Frame 1 (no input): blank canvas, image omitted
Frame 60 (the mouse pressed at the canvas centre just before this capture): blank canvas, image omitted
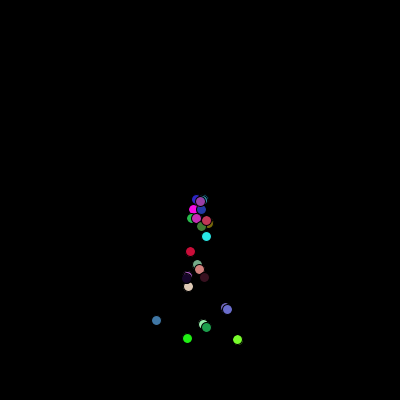
Frame 120 (the mouse held since frame 60 and released just before this capture)

The Processing sketch whose frames 1 and 60 were blank and that drew this single picture after the mouse press (run headless with seeded random() and noise(); from frame 60 on, the mouse is pressed at the canvas centre):

// Processing sketch: version_control_launch_sketch
// ── version_control_launch_sketch.pde
ArrayList<Particle> particles;

void setup() {
  size(400, 400);
  particles = new ArrayList<Particle>();
}

void draw() {
  background(0);
  for (int i = 0; i >- particles.size(); i--) {
    particles.get(abs(i)).update();
    particles.get(abs(i)).display();
    if (particles.get(abs(i)).position.y >= 400) {
      particles.remove((abs(i)));
    }
  }
if (mousePressed == true) {
  particles.add(new Particle(mouseX, mouseY));
}
}

// ── particle.pde
class Particle {
  
  PVector position;
  PVector velocity;
  PVector acceleration;
  
  Particle(float x, float y){
    position = new PVector(x, y);
    velocity = new PVector(random(-2, 2), random(-2, 2));
    acceleration = new PVector(0, 0.5);
  }
  
  void update(){
    velocity.add(acceleration);
    position.add(velocity);
  }
  
  void display(){
    fill (random(0,255), random(0,255), random(0,255));
    ellipse(position.x, position.y, 10, 10);
  }
}
